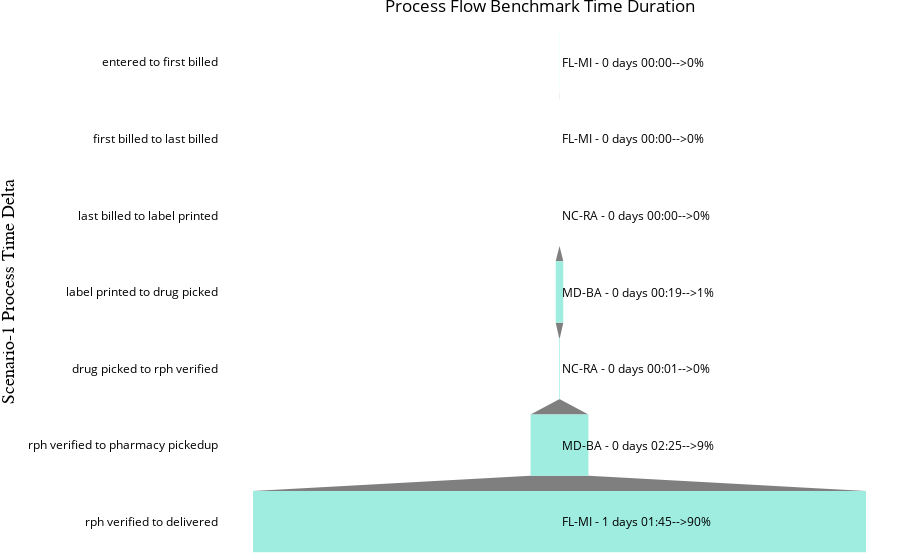

The code cell stored with this chart in its notebook:
### Code cell
fig = make_subplots()
fig.layout.coloraxis.colorbar.title = 'another title'

fig.add_trace(
    go.Funnel(
    y = variable_names,
    x = values_to_be_used,showlegend=False,
    textposition='none',
        #name='Continous Process',
        marker = {"color": [green_color, green_color, green_color, green_color, green_color,\
                           green_color, green_color, green_color,green_color]}))


for i,y,k in zip(variable_names,annotation_names,per_annot):
    fig.add_annotation(y=i,xanchor='left',
                text=y+'-->'+str(k)+'%',align='right',showarrow=False)

fig.update_layout(margin={"r":0,"t":24,"l":0,"b":0},paper_bgcolor='rgb(255,255,255)',plot_bgcolor='rgba(0,0,0,0)',
                  title={'text':'Process Flow Benchmark Time Duration','xanchor': 'center','x':0.6,
},font=dict(color='black'),
                  
xaxis=dict(
    title='x Axis',
    titlefont=dict(
        family='Arial',
        size=18,
        color='black'
    )
),
yaxis=dict(
    title='Scenario-1 Process Time Delta',
    titlefont=dict(
        family='Arial',
        size=18,
        color='black'
    )
))


fig.write_image(output_distribution_sce_1 + "Scenario_1_min_refill.png") #pip install -U kaleido & restart jupyter

fig.show()

### Figure 1 — Plotly figure (JSON) as saved in the notebook; plotly's stock layout.template omitted (floating-point values rounded to 4 significant figures)
{"data": [{"marker": {"color": ["#9EEDE0", "#9EEDE0", "#9EEDE0", "#9EEDE0", "#9EEDE0", "#9EEDE0", "#9EEDE0", "#9EEDE0", "#9EEDE0"]}, "showlegend": false, "textposition": "none", "type": "funnel", "x": [15000000000, 0, 6000000000, 1152000000000, 107000000000, 8756000000000, 92722000000000], "y": ["entered to first billed", "first billed to last billed", "last billed to label printed", "label printed to drug picked", "drug picked to rph verified", "rph verified to pharmacy pickedup", "rph verified to delivered"]}], "layout": {"annotations": [{"align": "right", "showarrow": false, "text": "FL-MI - 0 days 00:00-->0%", "xanchor": "left", "y": "entered to first billed"}, {"align": "right", "showarrow": false, "text": "FL-MI - 0 days 00:00-->0%", "xanchor": "left", "y": "first billed to last billed"}, {"align": "right", "showarrow": false, "text": "NC-RA - 0 days 00:00-->0%", "xanchor": "left", "y": "last billed to label printed"}, {"align": "right", "showarrow": false, "text": "MD-BA - 0 days 00:19-->1%", "xanchor": "left", "y": "label printed to drug picked"}, {"align": "right", "showarrow": false, "text": "NC-RA - 0 days 00:01-->0%", "xanchor": "left", "y": "drug picked to rph verified"}, {"align": "right", "showarrow": false, "text": "MD-BA - 0 days 02:25-->9%", "xanchor": "left", "y": "rph verified to pharmacy pickedup"}, {"align": "right", "showarrow": false, "text": "FL-MI - 1 days 01:45-->90%", "xanchor": "left", "y": "rph verified to delivered"}], "coloraxis": {"colorbar": {"title": {"text": "another title"}}}, "font": {"color": "black"}, "margin": {"b": 0, "l": 0, "r": 0, "t": 24}, "paper_bgcolor": "rgb(255,255,255)", "plot_bgcolor": "rgba(0,0,0,0)", "title": {"text": "Process Flow Benchmark Time Duration", "x": 0.6, "xanchor": "center"}, "xaxis": {"anchor": "y", "domain": [0, 1], "title": {"font": {"color": "black", "family": "Arial", "size": 18}, "text": "x Axis"}}, "yaxis": {"anchor": "x", "domain": [0, 1], "title": {"font": {"color": "black", "family": "Arial", "size": 18}, "text": "Scenario-1 Process Time Delta"}}}}
